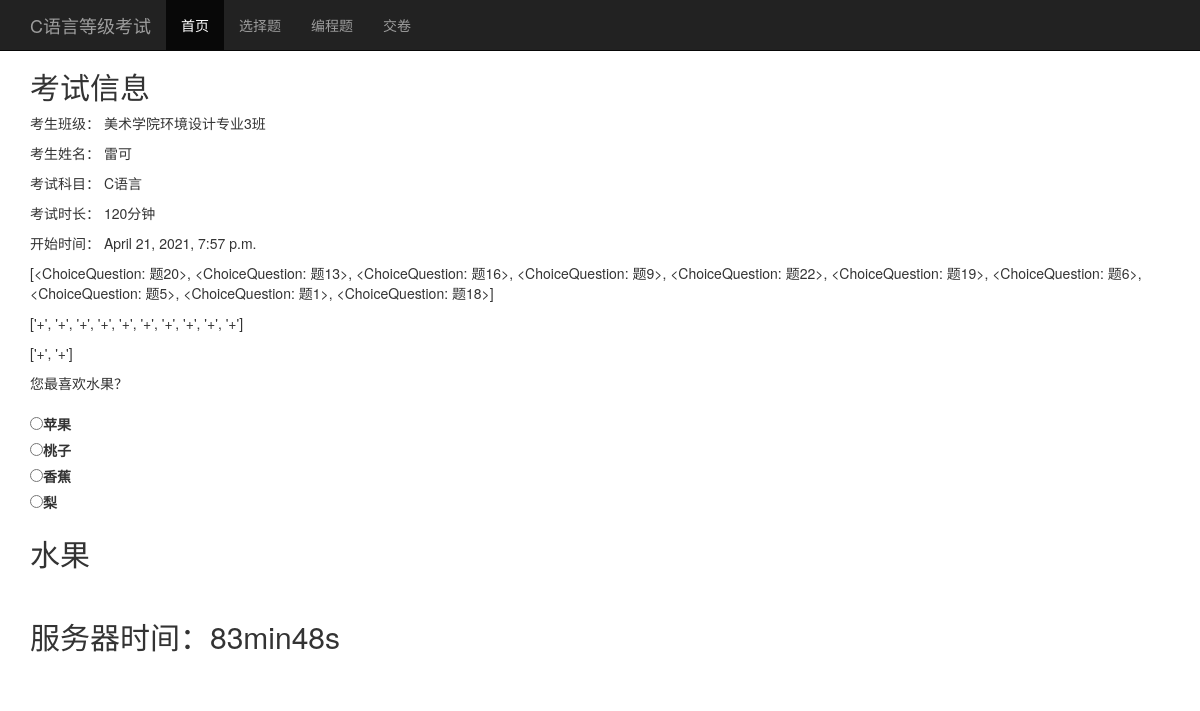
The page /c/exampage/51 on the database its author committed.
### exam_c/models.py (models this page shows, shortened)
class Student(models.Model):
    class Meta:
        verbose_name = '考生'
        verbose_name_plural = '考生'
    class_name = models.CharField('班级',max_length=100, default='')
    student_name = models.CharField('姓名', max_length=20, default='')
    student_id = models.CharField('学号', max_length=20, default='')
    pass_word = models.CharField('密码', max_length=20, default='', blank=True)

class Exam(models.Model):
    class Meta:
        verbose_name = '考试场次'
        verbose_name_plural = '考试场次'
    pub_date = models.DateTimeField('创建时间', 'date published', null=True)
    problem_type = models.CharField("试卷类型", max_length=20, choices=EXAM_TYPE_CHOICES, default='1')
    creator = models.CharField('创建人', max_length=200, default='')
    info_text = models.CharField('考试信息', max_length=200, default='')
    period = models.CharField("考试时长", max_length=5, choices=PERIOD_CHOICES, default='1')
    def id_(self):
        return str(self.id)
    id_.short_description = '考试编号'
    def exam_type_(self):
        return str(EXAM_TYPE_CHOICES[int(self.problem_type)-1][1])
    exam_type_.short_description = '考试类型'
    def period_(self):
        return str(PERIOD_CHOICES[int(self.period)-1][1])
    period_.short_description = '考试时长'
    def out_link_(self):
        return format_html('<a href="/c/examroom/{}" target="_blank">查看</a>'.format(self.id))
    out_link_.short_description = '考试情况'

class ExamPaper(models.Model):
    class Meta:
        verbose_name = '试卷'
        verbose_name_plural = '试卷'
    problem_type = models.CharField("试卷类型", max_length=20, choices=EXAM_TYPE_CHOICES, default='1')
    student = models.ForeignKey(
        Student,
        on_delete=models.CASCADE, null=True,
        verbose_name='所属考生'
    )
    exam = models.ForeignKey(
        Exam,
        on_delete=models.CASCADE, null=True,
        verbose_name='所属考试'
    )
    start_time = models.DateTimeField('开考时间', null=True, blank=True,)
    choice_questions = models.TextField("选择题列表", max_length=1000,  blank=True, default='')
    choice_question_answers = models.TextField("选择题答案列表", max_length=1000, blank=True,  default='')
    coding_questions = models.TextField("编程题列表", max_length=1000, blank=True, default='')
    coding_question_answers = models.TextField("编程题答案列表", max_length=1000, blank=True, default='')
    def start_time_(self):
        return str(self.start_time)
    start_time_.short_description = '开考时间'

class ChoiceQuestion(models.Model):
    class Meta:
        verbose_name = '选择题'
        verbose_name_plural = '选择题'
    def __str__(self):
        return '题'+str(self.id)
    problem_type = models.CharField("试卷类型", max_length=20, choices=EXAM_TYPE_CHOICES, default='1')
    question_text = models.TextField('题干')
    choice_1 = models.CharField('选项1', max_length=200,  default='')
    choice_2 = models.CharField('选项2', max_length=200,  default='')
    choice_3 = models.CharField('选项3', max_length=200,  default='')
    choice_4 = models.CharField('选项4', max_length=200,  default='')
    answer = models.CharField("正确选项", max_length=2, choices=ANSWER_CHOICES, default='1')
    def question_html_(self):
        question_text = [x for x in self.question_text.split('\n')]
        return format_html_join(
                '', '<p style="color:{};">{}</p>',
                (('black', x) for x in question_text)
                )
    question_html_.short_description = '题目'
    def answer_list_(self):
        choice_list = [
            ['white', 'A. '+ self.choice_1],
            ['white', 'B. '+  self.choice_2],
            ['white', 'C. '+  self.choice_3],
            ['white', 'D. '+  self.choice_4],
            ]
        choice_list[int(self.answer)-1][0] = 'Lime'
        return format_html("<ul>") + \
                format_html_join(
                '\n', '<li style="background-color:{};">{}</li>',
                ((x[0], x[1]) for x in choice_list)
                ) \
                + format_html("</ul>")
    answer_list_.short_description = '题目选项'

### exam_c/views.py (the view)
# urls.py: path('exampage/<int:exampage_id>', views.exampage, name='exampage'),
def exampage(request, exampage_id):
    try:
        exam_page = ExamPaper.objects.get(id=exampage_id)
    except ExamPaper.DoesNotExist:
        return HttpResponseRedirect(reverse('c:login'))
    exam = exam_page.exam
    student = exam_page.student
    choice_question_ids = [int(x) for x in exam_page.choice_questions.split(',') if len(x)]
    choice_questions = []
    for i in choice_question_ids:
        choice_questions.append(ChoiceQuestion.objects.get(pk=i))
    coding_question_ids = [int(x) for x in exam_page.coding_questions.split(',') if len(x)]
    coding_questions = []
    for i in coding_question_ids:
        coding_questions.append(CodingQuestion.objects.get(pk=i))
    context = {
        'exam': exam,
        'student': student,
        'exam_page': exam_page,
        'choice_questions': choice_questions,
        'coding_questions': coding_questions,
        'choice_questions_answers': exam_page.choice_question_answers.split(','),
        'coding_questions_answers': exam_page.coding_question_answers.split(','),
        }
    return render(request, 'exam_c/exam_page.html', context)

### exam_c/models.py (called while the page is built)
    def question_html_(self):
        try:
            with open(self.upload_description_file.path,'r', encoding='utf-8') as f:
                lines = f.readlines()
                return format_html_join(
                        '', '<p style="color:{};">{}</p>',
                        (('black', x) for x in lines)
                        )
        except:
            return ''

### exam_c/templates/exam_c/exam_page.html (shortened to what this page needs)
<!DOCTYPE html>
<html lang="zh-CN">
<head>
  <link href="https://cdn.bootcss.com/bootstrap/3.3.7/css/bootstrap.min.css" rel="stylesheet">
</head>
<body>
  <nav class="navbar navbar-inverse navbar-fixed-top">
    <div class="container">
      <div class="navbar-header">
        <a class="navbar-brand" href="#">C语言等级考试</a>
      </div>
      <div id="navbar" class="collapse navbar-collapse">
        <ul class="nav navbar-nav">
          <li class="active"><a href="#">首页</a></li>
          <li><a href="#about">选择题</a></li>
          <li><a href="#contact">编程题</a></li>
          <li><a href="#contact">交卷</a></li>
        </ul>
      </div>
    </div>
  </nav>
  <div class="container">
    <div class="card" style="width: 60%;">
      <div class="card-body">
        <h2 class="card-title">考试信息</h2>
        <p>考生班级： {{ student.class_name }}</p>
        <p>考生姓名： {{ student.student_name }}</p>
        <p>考试科目： {{ exam.exam_type_ }} </p>
        <p>考试时长： {{ exam.period_ }} </p>
        <p>开始时间： {{ exam_page.start_time }} </p>
      </div>
    </div>
    <p> {{ choice_questions }} </p>
    <p>{{ choice_questions_answers }} </p>
    <p>{{ coding_questions_answers }}</p>
    <div class="row">
      <div class="col-md-6">
        <form action="" method="post">
          您最喜欢水果？<br /><br />
          <label><input name="Fruit" type="radio" value="" id='choice1' />苹果 </label> </br>
          <label><input name="Fruit" type="radio" value="" id='choice2' />桃子 </label> </br>
          <label><input name="Fruit" type="radio" value="" id='choice3' />香蕉 </label> </br>
          <label><input name="Fruit" type="radio" value="" id='choice4' />梨 </label> </br>
        </form>
        <h2 id="Fruit">水果</h2></br>
        <h2 id="serverTime">水果</h2></br>
      </div>
    </div>
  </div>
</body>
</html>

### exam_c/templates/exam_c/exam_page.html (style rules this page uses)
body { padding-top: 50px; }

### rows shown on the page
Exam: exam_type_ "C语言", period_ "120分钟"
ExamPaper: start_time "April 21, 2021, 7:57 p.m."
ChoiceQuestion: id "[<ChoiceQuestion: 题20>, <ChoiceQuestion: 题13>, <ChoiceQuestion: 题16>, <ChoiceQuestion: 题9>, <ChoiceQuestion: 题22>, <ChoiceQuestion: 题19>, <ChoiceQuestion: 题6>, <ChoiceQuestion: 题5>, <ChoiceQuestion: 题1>, <ChoiceQuestion: 题18>]"

### other values the page prints
{{ choice_questions_answers }} "['+', '+', '+', '+', '+', '+', '+', '+', '+', '+']"
{{ coding_questions_answers }} "['+', '+']"
